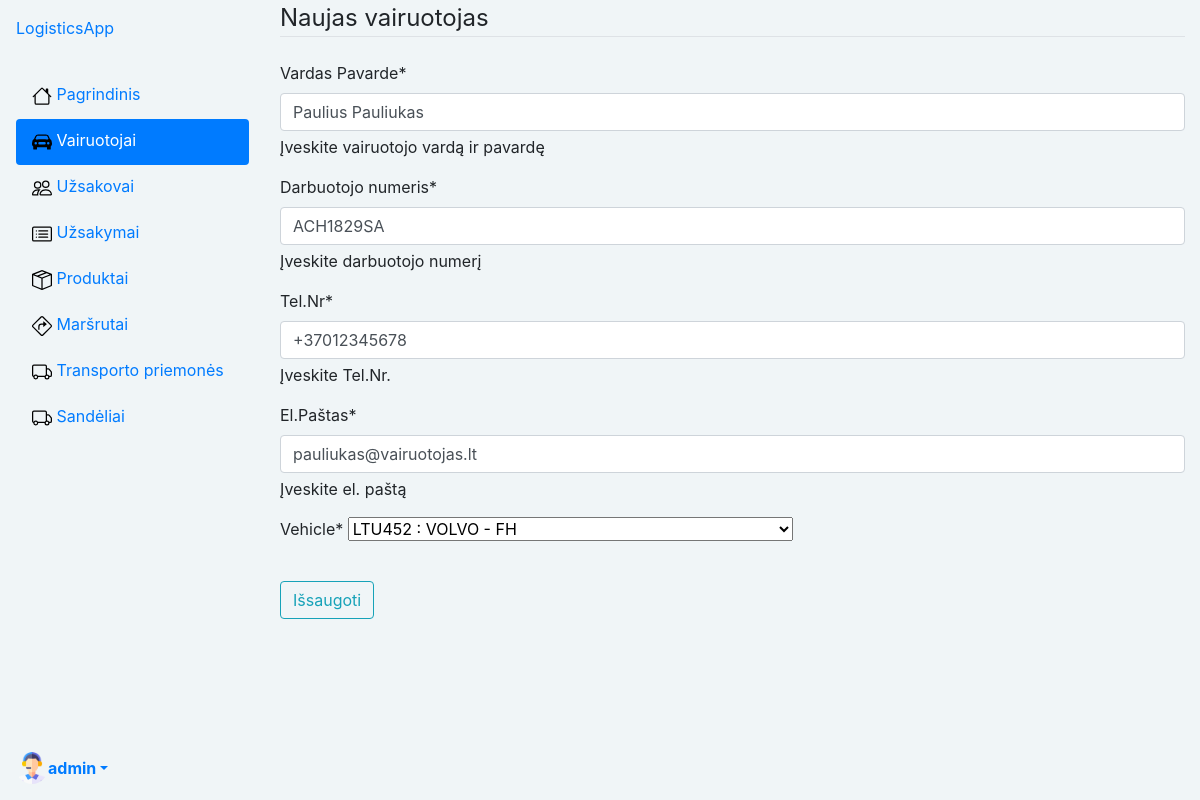
The page /logistics/drivers/1/update (signed in) on the database its author committed.
### logistics/models.py (models this page shows, shortened)
class Profile(models.Model):
    user = models.OneToOneField(User, on_delete=models.CASCADE)
    nuotrauka = models.ImageField(default="profile_pics/default.png", upload_to="profile_pics")

class Driver(models.Model):
    name = models.CharField('Vardas Pavarde', max_length=80, help_text='Įveskite vairuotojo vardą ir pavardę')
    driver_number = models.CharField('Darbuotojo numeris', max_length=20, help_text='Įveskite darbuotojo numerį')
    phone_number = models.CharField('Tel.Nr', max_length=25, help_text='Įveskite Tel.Nr.')
    email = models.CharField('El.Paštas', max_length=100, unique=True, help_text='Įveskite el. paštą')
    vehicle = models.ForeignKey('Vehicle', on_delete=models.SET_NULL, null=True)

### logistics/crud_views/drivers_views.py (the view)
# urls.py: path('drivers/<int:driver_id>/update', DriverUpdateView.as_view(), name='driver-update'),
class DriverUpdateView(LoginRequiredMixin, UserPassesTestMixin, generic.UpdateView):
    model = Driver
    fields = ['name', 'driver_number', 'phone_number', 'email', 'vehicle']
    success_url = reverse_lazy('drivers')
    template_name = 'drivers/driver_form.html'
    pk_url_kwarg = 'driver_id'
    def test_func(self):
        return self.request.user.is_superuser #Jeigu super admin leis update, jeigu ne numes i 403 forbidden

### logistics/models.py (called while the page is built)
    def __str__(self):
        return f'{self.plate_number} : {self.make} - {self.model}'

### templates/drivers/driver_form.html (shortened to what this page needs)
{% extends "base.html" %}
{% load crispy_forms_tags %}
{% block content %}
    <div class="content-section">
    <form method="POST">
        <fieldset class="form-group">
            <legend class="border-bottom mb-4">Naujas vairuotojas</legend>
            {{ form|crispy }}
        </fieldset>
        <div class="form-group">
            <button class="btn btn-outline-info" type="submit">Išsaugoti</button>
        </div>
    </form>
    </div>
{% endblock content %}

### templates/base.html (shortened to what this page needs)
<!DOCTYPE html>
<html lang="en">
<head>
    {% load static %}
    <link rel="stylesheet" href="https://stackpath.bootstrapcdn.com/bootstrap/4.1.3/css/bootstrap.min.css"
>
    <link rel="stylesheet" href="{% static 'css/styles.css' %}">
    <link href="https://cdn.jsdelivr.net/npm/bootstrap-icons@1.18.0/font/bootstrap-icons.css" rel="stylesheet">
</head>
<body class="d-flex" style="background-color: #F0F5F7;">
<div class="d-flex flex-column flex-shrink-0 p-3 bg-body-tertiary"
     style="width: 265px; height: 100vh; background-color: #F0F5F7;">
    <a href="/" class="d-flex align-items-center mb-3 mb-md-0 me-md-auto link-body-emphasis text-decoration-none">
        <span class="fs-4">LogisticsApp</span>
    </a>
    <ul class="nav nav-pills flex-column mb-auto">
        <li class="nav-item align-items-center">
            <a href="{% url 'index' %}"
               class="nav-link {% if request.resolver_match.url_name == 'index' %}active{% endif %}
 link-body-emphasis">
                <img src="{% static 'images/house.svg' %}" width="20" height="30" alt="Your Logo" class="me-2">
                <span class="d-none d-md-inline">Pagrindinis</span>
            </a>
        </li>
        {% if user.is_authenticated %}
        {% if user.is_superuser %}
        <li class="nav-item align-items-center">
            <a href="{% url 'drivers' %}"
               class="nav-link {% if 'drivers' in request.path %}active{% endif %} link-body-emphasis">
                <img src="{% static 'images/car-front-fill (1).svg' %}" width="20" height="30" alt="Your Logo"
                     class="me-2">
                <span class="d-none d-md-inline">Vairuotojai</span>
            </a>
        </li>
        <li class="nav-item align-items-center">
            <a href="{% url 'customers' %}"
               class="nav-link {% if 'customers' in request.path %}active{% endif %} link-body-emphasis">
                <img src="{% static 'images/people.svg' %}" width="20" height="30" alt="Your Logo" class="me-2">
                <span class="d-none d-md-inline">Užsakovai</span>
            </a>
        </li>
        <li class="nav-item align-items-center">
            <a href="{% url 'orders' %}"
               class="nav-link {% if 'orders' in request.path %}active{% endif %} link-body-emphasis">
                <img src="{% static 'images/card-list.svg' %}" width="20" height="30" alt="Your Logo" class="me-2">
                <span class="d-none d-md-inline">Užsakymai</span>
            </a>
        </li>
        <li class="nav-item align-items-center">
            <a href="{% url 'products' %}" class="nav-link {% if request.resolver_match.url_name == 'products' %}active{% endif %}
 link-body-emphasis">
                <img src="{% static 'images/box-seam.svg' %}" width="20" height="30" alt="Your Logo" class="me-2">
                <span class="d-none d-md-inline">Produktai</span>
            </a>
        </li>
        <li class="nav-item align-items-center">
            <a href="{% url 'routes' %}"
               class="nav-link {% if 'routes' in request.path %}active{% endif %} link-body-emphasis">
                <img src="{% static 'images/sign-turn-right.svg' %}" width="20" height="30" alt="Your Logo"
                     class="me-2">
                <span class="d-none d-md-inline">Maršrutai</span>
            </a>
        </li>
        <li class="nav-item align-items-center">
            <a href="{% url 'vehicles' %}"
               class="nav-link {% if 'vehicles' in request.path %}active{% endif %} link-body-emphasis">
                <img src="{% static 'images/truck.svg' %}" width="20" height="30" alt="Your Logo" class="me-2">
                <span class="d-none d-md-inline">Transporto priemonės</span>
            </a>
        </li>
        <li class="nav-item align-items-center">
            <a href="{% url 'warehouses' %}"
               class="nav-link {% if 'warehouses' in request.path %}active{% endif %} link-body-emphasis">
                <img src="{% static 'images/truck.svg' %}" width="20" height="30" alt="Your Logo" class="me-2">
                <span class="d-none d-md-inline">Sandėliai</span>
            </a>
        </li>
        {% endif %}
    </ul>
    <div class="dropdown">
        <a href="#" class="d-flex align-items-center link-body-emphasis text-decoration-none dropdown-toggle"
           data-toggle="dropdown" aria-expanded="false">
            <img src="{{ user.profile.nuotrauka.url }}" alt="" width="32" height="32" class="rounded-circle me-2">
            <strong>{{ user.get_username}}</strong>
        </a>
            {% endif %}
    </div>
</div>
<div class="container-fluid">
    {% block content %}{% endblock %}
</div>
</body>
</html>

### rows shown on the page
Driver: name "Paulius Pauliukas", driver_number "ACH1829SA", phone_number "+37012345678", email "pauliukas@vairuotojas.lt", vehicle "LTU452 : VOLVO - FH"

### other values the page prints
{{ user.get_username }} "admin"
